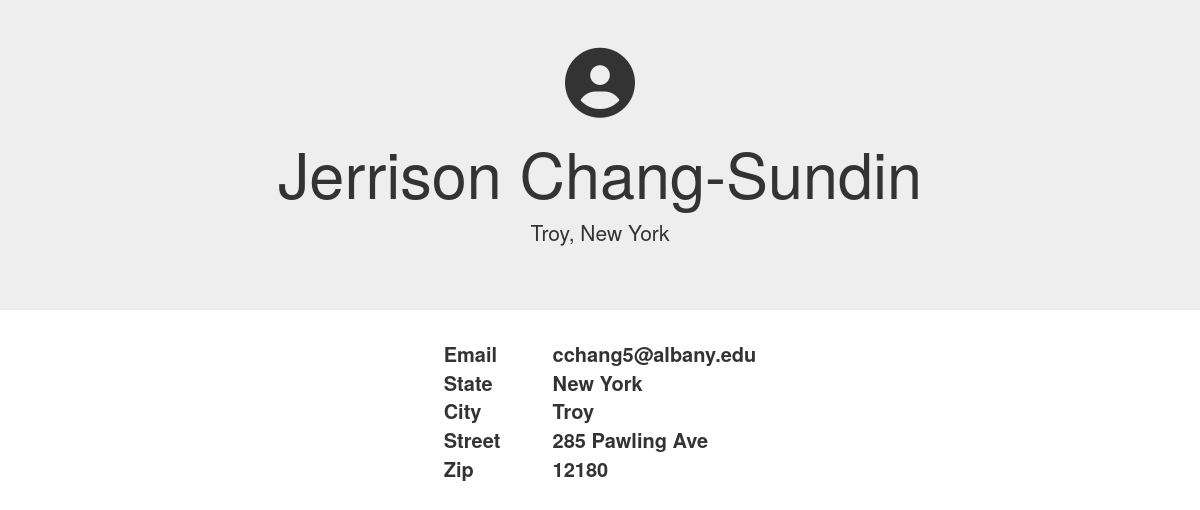
/RateMyServices/general_profile/1/, run on the app's committed database.
### accounts/models.py (models this page shows, shortened)
class User(AbstractBaseUser):
    email   = models.EmailField(max_length=255,unique=True)
    active  = models.BooleanField(default=True)
    staff   = models.BooleanField(default=False) # a admin user; non super-user
    admin   = models.BooleanField(default=False) # a superuser
    first_name  = models.CharField(max_length=30,null=True,blank=False)
    last_name   = models.CharField(max_length=30,null=True,blank=False)
    professional = models.BooleanField(default=False)
    state       = models.CharField(max_length=30,null=True,blank=False)
    city        = models.CharField(max_length=30,null=True,blank=False)
    zips        = models.CharField(max_length=5,null=True,blank=False)
    street      = models.CharField(max_length=100,null=True,blank=False)
    phone       = models.CharField(max_length=12,null=True,blank=False)
    USERNAME_FIELD = 'email'
    REQUIRED_FIELDS = ['first_name','last_name'] # Email & Password are required by default.
    objects = UserManager()

### RateMyServices/views.py (the view)
# urls.py: path('general_profile/<int:generaluser_id>/', views.general_profile, name='general_profile'),
def general_profile(request, generaluser_id):
	gUser = get_object_or_404(User, id=generaluser_id)
	return render(request, 'RateMyServices/general_profile.html', {'gUser': gUser})

### RateMyServices/templates/RateMyServices/general_profile.html (shortened to what this page needs)
<!DOCTYPE html>
<html>
	<head>
		{% load static %}
		<link rel="stylesheet" href="https://maxcdn.bootstrapcdn.com/bootstrap/3.4.0/css/bootstrap.min.css">
		<link rel="stylesheet" href="path/to/font-awesome/css/font-awesome.min.css">
        <link rel="stylesheet" type="text/css" href="{% static 'RateMyServices/css/style.css' %}">
		<link rel="stylesheet" type="text/css" href="{% static 'RateMyServices/css/general_profile.css' %}">
	</head>
	<body>
		<div class="jumbotron jumbotron-fluid text-center">
			<div>
				<i class="fa fa-user-circle fa-5x"></i>
			</div>
			<h1>{{ gUser.first_name }} {{ gUser.last_name }}</h1>
			<p>{{ gUser.city }}, {{ gUser.state }}</p>
		</div>
		<div style="align-content: center">
			<table cellspacing="20" align="center" style="font-size: 20px">
				<tr style="padding: 30px">
				  <th>Email</th>
				  <th>{{ gUser.email }}</th>
				</tr>
				<tr style="padding: 30px">
					<th style="padding-right: 60px">State</th>
					<th>{{ gUser.state }}</th>
				</tr>
				<tr style="padding: 30px">
					<th>City</th>
					<th>{{ gUser.city }}</th>
				</tr>
				<tr style="padding: 30px">
					<th>Street</th>
					<th>{{ gUser.street }}</th>
				</tr>
				<tr style="padding: 30px">
						<th>Zip</th>
						<th>{{ gUser.zips }}</th>
				</tr>
			</table>
		</div>
	</body>
</html>

### RateMyServices/static/RateMyServices/css/style.css (style rules this page uses)
body { background: white url("images/background.gif") no-repeat; }

### data on the page
User: first_name "Jerrison", last_name "Chang-Sundin", city "Troy", state "New York", email "cchang5@albany.edu", street "285 Pawling Ave", zips "12180"
